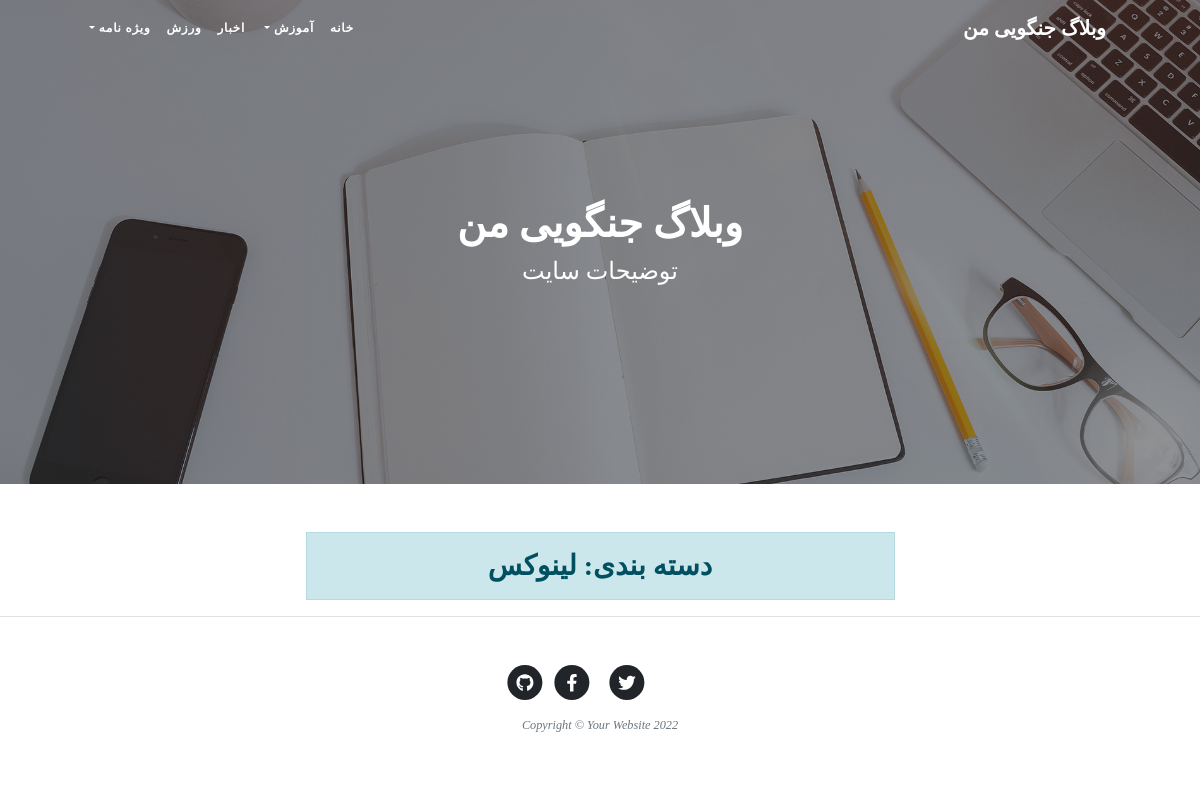
/catagory/linux, run on the app's committed database.
### blog/models.py (models this page shows, shortened)
class SingletonBaseModel(models.Model):
    class Meta:
        verbose_name = "تنظیم"
        verbose_name_plural = "تنظیمات"
        abstract = True

class SiteSetting(SingletonBaseModel):
    site_header = models.CharField(max_length=50, verbose_name="هدر سایت", default="هدر سایت")
    site_name = models.CharField(max_length=100, verbose_name="نام سایت", default="نام سایت")
    site_description =  models.CharField(max_length=200, verbose_name="توضیحات سایت", default="توضیحات سایت")
    iamge = models.ImageField(upload_to="images", verbose_name="تصویر تیتر سایت")

class Catagory(models.Model):
    parent = models.ForeignKey('self', default=None , null=True, blank=True, on_delete=models.SET_NULL, related_name='children', verbose_name="زیر دسته")
    title = models.CharField(max_length=200, verbose_name="عنوان دسته بندی")
    slug = models.SlugField(max_length=100, unique=True, verbose_name="آدرس دسته بندی")
    status = models.BooleanField(default=True, verbose_name="آیا نمایش داده شود؟")
    position = models.IntegerField(verbose_name="پوزیشن")
    class Meta:
        verbose_name = "دسته بندی"
        verbose_name_plural = "دسته بندی ها"
        ordering = ['parent__id', 'position']
    objects = CatagoryManager()

### blog/views.py (the view)
# urls.py: path('catagory/<slug:slug>' , CatagoryList.as_view(), name= "catagory"),
class CatagoryList(ListView):
    paginate_by = 5
    template_name = "blog/catagory_list.html"
    def get_queryset(self):
        global catagory
        slug = self.kwargs.get("slug")
        catagory = get_object_or_404(Catagory.objects.active(), slug=slug)
        return catagory.articles.published()
    def get_context_data(self, **kwargs):
        context = super().get_context_data(**kwargs)
        context['catagory'] = catagory
        return context

### blog/models.py (called while the page is built)
    def published(self):
        return self.filter(status='p')

    def active(self):
        return self.filter(status=True)

### blog/templatetags/base_tags.py (called while the page is built)
@register.simple_tag
def site_name():
    return SiteSetting.objects.get(pk=1).site_name

@register.simple_tag
def site_header():
    return SiteSetting.objects.get(pk=1).site_header

@register.simple_tag
def site_description():
    return SiteSetting.objects.get(pk=1).site_description

@register.inclusion_tag("blog/partials/catagory_navbar.html")
def catagory_navbar():
    return {
        "catagories": Catagory.objects.filter(status=True)
    }

@register.simple_tag
def site_image():
    return SiteSetting.objects.get(pk=1).iamge.url

### templates/blog/catagory_list.html (shortened to what this page needs)
{% extends 'blog/list.html' %}
{% block header %}
<h3 class="alert alert-primary text-center" style="font-family: 'Sahel'">دسته بندی: {{catagory.title}}</h3>
{% endblock %}

### templates/blog/list.html (shortened to what this page needs)
{% extends 'blog/base.html' %}
{% load static %}
{% load base_tags %}
{% block main %}
<header class="masthead">
    <div class="container position-relative px-4 px-lg-5">
        <div class="row gx-4 gx-lg-5 justify-content-center">
            <div class="col-md-10 col-lg-8 col-xl-7">
                <div class="site-heading">
                    <h1>{% site_name %}</h1>
                    <span class="subheading">{% site_description %}</span>
                </div>
            </div>
        </div>
    </div>
</header>
<div class="container px-4 px-lg-5">
    <div class="row gx-4 gx-lg-5 justify-content-center">
        <div class="col-md-10 col-lg-8 col-xl-7">
            {% block header %}{% endblock %}
        </div>
    </div>
</div>
{% endblock %}

### templates/blog/base.html (shortened to what this page needs)
{% load static %}
{% load base_tags %}
<!DOCTYPE html>
<html lang="en">
    <head>
        <link href="{% static 'blog/css/styles.css' %}" rel="stylesheet" />
        <link href="{% static 'blog/css/rtl.css' %}" rel="stylesheet" />
    </head>
    <body>
        <nav class="navbar navbar-expand-lg navbar-light" id="mainNav">
            <div class="container px-4 px-lg-5">
                <a class="navbar-brand" href="{% url 'blog:home' %}">{% site_name %}</a>
                {% catagory_navbar %}
            </div>
        </nav>
        {% block main %}
        {% endblock %}
        <footer class="border-top">
            <div class="container px-4 px-lg-5">
                <div class="row gx-4 gx-lg-5 justify-content-center">
                    <div class="col-md-10 col-lg-8 col-xl-7">
                        <ul class="list-inline text-center">
                            <li class="list-inline-item">
                                <a href="#!">
                                    <span class="fa-stack fa-lg">
                                        <i class="fas fa-circle fa-stack-2x"></i>
                                        <i class="fab fa-twitter fa-stack-1x fa-inverse"></i>
                                    </span>
                                </a>
                            </li>
                            <li class="list-inline-item">
                                <a href="#!">
                                    <span class="fa-stack fa-lg">
                                        <i class="fas fa-circle fa-stack-2x"></i>
                                        <i class="fab fa-facebook-f fa-stack-1x fa-inverse"></i>
                                    </span>
                                </a>
                            </li>
                            <li class="list-inline-item">
                                <a href="#!">
                                    <span class="fa-stack fa-lg">
                                        <i class="fas fa-circle fa-stack-2x"></i>
                                        <i class="fab fa-github fa-stack-1x fa-inverse"></i>
                                    </span>
                                </a>
                            </li>
                        </ul>
                        <div class="small text-center text-muted fst-italic">Copyright &copy; Your Website 2022</div>
                    </div>
                </div>
            </div>
        </footer>
    </body>
</html>

### templates/blog/partials/catagory_navbar.html
<div class="collapse navbar-collapse" id="navbarResponsive">
    <ul class="navbar-nav">
        <li class="nav-item">
            <a class="nav-link" href="{% url 'blog:home' %}">خانه</a>
            {% for catagory in catagories %}
                {% if catagory.parent == None %}
                    {% if catagory.children.active %}
                        {% include 'blog/partials/catagory_loop.html'%}
                    {% else %}
                    <li class="nav-item">
                        <a class="nav-link" href="{% url 'blog:catagory' catagory.slug %}">{{catagory.title}}</a>
                    </li>
                    {% endif %}
                {% endif %}
            {% endfor %}
        </li>
    </ul>
</div>

### templates/blog/partials/catagory_loop.html (shortened to what this page needs)
<li class="nav-item dropdown">
    <a class="nav-link dropdown-toggle" href="" id="navbarDropdownMenuLink"
        data-toggle="dropdown" aria-haspopup="true" aria-expanded="false"> {{catagory.title}} </a>
</li>

### static/blog/css/rtl.css (style rules this page uses)
body { direction: rtl; text-align: right; font-family: "Sahel"; font-size: 14px; }
h1,h2,h3,h4,h5,h6,a { font-family: Sahel; }
.navbar-nav { margin-left: initial !important; margin-right: auto; }
header.masthead .site-heading h1 { font-size: 40px; }
header.masthead .page-heading .subheading, header.masthead .site-heading .subheading, .btn { font-family: "Sahel" ; }
header.masthead .site-heading h1 { font-size: 40px !important; font-family: "Sahel" ; }

### data on the page
SiteSetting: site_name "وبلاگ جنگویی من", site_description "توضیحات سایت"
Catagory: title "آموزش"
Catagory: title "اخبار"
Catagory: title "ورزش"
Catagory: title "ویژه نامه"
Catagory: title "لینوکس"
